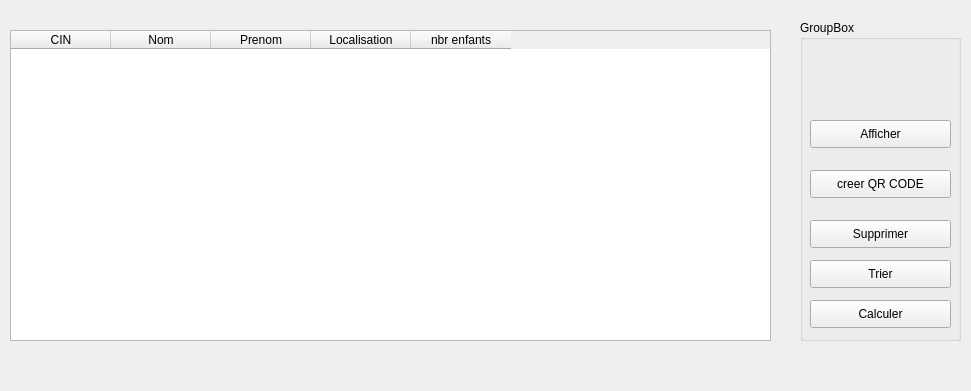
      <widget class="QWidget" name="page_13">
       <property name="geometry">
        <rect>
         <x>0</x>
         <y>0</y>
         <width>971</width>
         <height>391</height>
        </rect>
       </property>
       <attribute name="icon">
        <iconset>
         <normaloff>../../Downloads/icons8-livraison-de-nourriture-100 (1).png</normaloff>../../Downloads/icons8-livraison-de-nourriture-100 (1).png</iconset>
       </attribute>
       <attribute name="label">
        <string>afficher famille</string>
       </attribute>
       <widget class="QTableWidget" name="tableWidget_10">
        <property name="geometry">
         <rect>
          <x>10</x>
          <y>30</y>
          <width>761</width>
          <height>311</height>
         </rect>
        </property>
        <column>
         <property name="text">
          <string>CIN</string>
         </property>
        </column>
        <column>
         <property name="text">
          <string>Nom</string>
         </property>
        </column>
        <column>
         <property name="text">
          <string>Prenom</string>
         </property>
        </column>
        <column>
         <property name="text">
          <string>Localisation</string>
         </property>
        </column>
        <column>
         <property name="text">
          <string>nbr enfants</string>
         </property>
        </column>
       </widget>
       <widget class="QGroupBox" name="groupBox_10">
        <property name="geometry">
         <rect>
          <x>800</x>
          <y>20</y>
          <width>161</width>
          <height>321</height>
         </rect>
        </property>
        <property name="title">
         <string>GroupBox</string>
        </property>
        <widget class="QPushButton" name="pushButton_43">
         <property name="geometry">
          <rect>
           <x>10</x>
           <y>100</y>
           <width>141</width>
           <height>28</height>
          </rect>
         </property>
         <property name="text">
          <string>Afficher</string>
         </property>
         <property name="icon">
          <iconset>
           <normaloff>../../Downloads/icons8-view-64.png</normaloff>../../Downloads/icons8-view-64.png</iconset>
         </property>
        </widget>
        <widget class="QPushButton" name="pushButton_39">
         <property name="geometry">
          <rect>
           <x>10</x>
           <y>200</y>
           <width>141</width>
           <height>28</height>
          </rect>
         </property>
         <property name="text">
          <string>Supprimer</string>
         </property>
         <property name="icon">
          <iconset>
           <normaloff>../../Downloads/icons8-denied-100.png</normaloff>../../Downloads/icons8-denied-100.png</iconset>
         </property>
        </widget>
        <widget class="QPushButton" name="pushButton_40">
         <property name="geometry">
          <rect>
           <x>10</x>
           <y>240</y>
           <width>141</width>
           <height>28</height>
          </rect>
         </property>
         <property name="text">
          <string>Trier</string>
         </property>
         <property name="icon">
          <iconset>
           <normaloff>../../Downloads/icons8-denied-100.png</normaloff>../../Downloads/icons8-denied-100.png</iconset>
         </property>
        </widget>
        <widget class="QPushButton" name="pushButton_41">
         <property name="geometry">
          <rect>
           <x>10</x>
           <y>150</y>
           <width>141</width>
           <height>28</height>
          </rect>
         </property>
         <property name="text">
          <string>creer QR CODE</string>
         </property>
         <property name="icon">
          <iconset>
           <normaloff>../../Downloads/icons8-denied-100.png</normaloff>../../Downloads/icons8-denied-100.png</iconset>
         </property>
        </widget>
        <widget class="QPushButton" name="pushButton_42">
         <property name="geometry">
          <rect>
           <x>10</x>
           <y>280</y>
           <width>141</width>
           <height>28</height>
          </rect>
         </property>
         <property name="text">
          <string>Calculer</string>
         </property>
         <property name="icon">
          <iconset>
           <normaloff>../../Downloads/icons8-denied-100.png</normaloff>../../Downloads/icons8-denied-100.png</iconset>
         </property>
        </widget>
       </widget>
      </widget>
